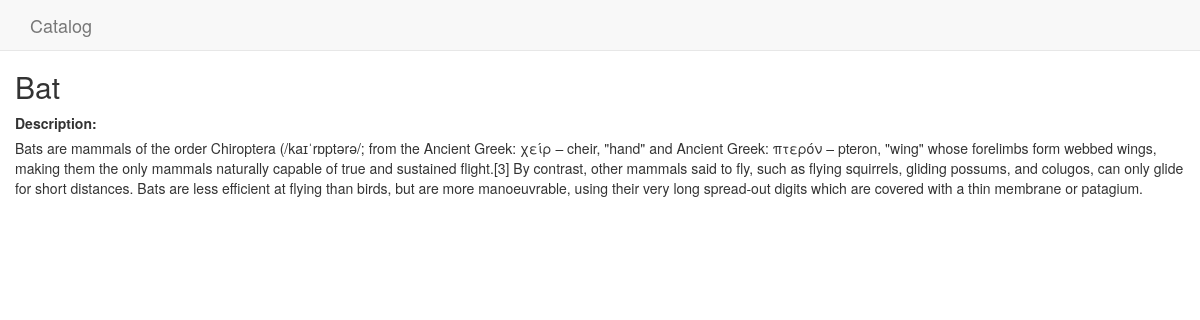
Page /item/1 on the committed database.
### model.py (models this page shows, shortened)
class Item(Base):
    __tablename__ = 'item'
    id = Column(Integer, primary_key = True)
    title = Column(String)
    desc = Column(String)
    date = Column(DateTime, default = datetime.now(), onupdate = datetime.now)
    catalog_id = Column(Integer, ForeignKey('catalog.id'))
    catalog = relationship("Catalog", back_populates = "items")

### application.py (the view)
@app.route('/item/<id>')
def read_item(id):
    username = login_session.get('username', None)
    item = session.query(Item).filter_by(id = id).one()
    item_display = {'id' : item.id, 'title' : item.title, 'desc' : item.desc}
    return render_template('read_item.html', item_display = item_display, username = username)

### templates/read_item.html (shortened to what this page needs)
{% extends "main.html" %}
{% block content %}
  <h2>{{ item_display.title }}</h2>
  <label>Description:</label>
  <p>{{ item_display.desc }}</p>
{% endblock %}

### static/style.css (style rules this page uses)
body { padding-top: 50px; }

### rows in the picture
Item: title "Bat", desc "Bats are mammals of the order Chiroptera (/kaɪˈrɒptərə/; from the Ancient Greek: χείρ – cheir, \"hand\" and Ancient Greek: πτερόν – pteron, \"wing\" whose forelimbs form webbed wings, making them the only mammals naturally capable of true and sustained flight.[3] By contrast, other mammals said to fly, such as flying squirrels, gliding possums, and colugos, can only glide for short distances. Bats are less efficient at flying than birds, but are more manoeuvrable, using their very long spread-out digits which are covered with a thin membrane or patagium."
